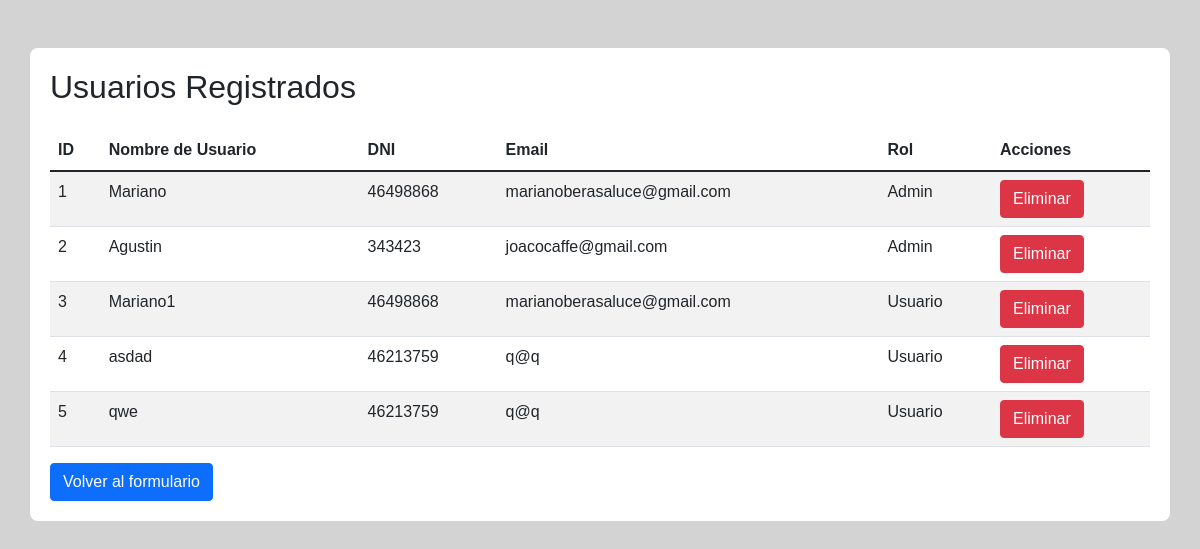
The page /usuarios on the database as committed earlier.
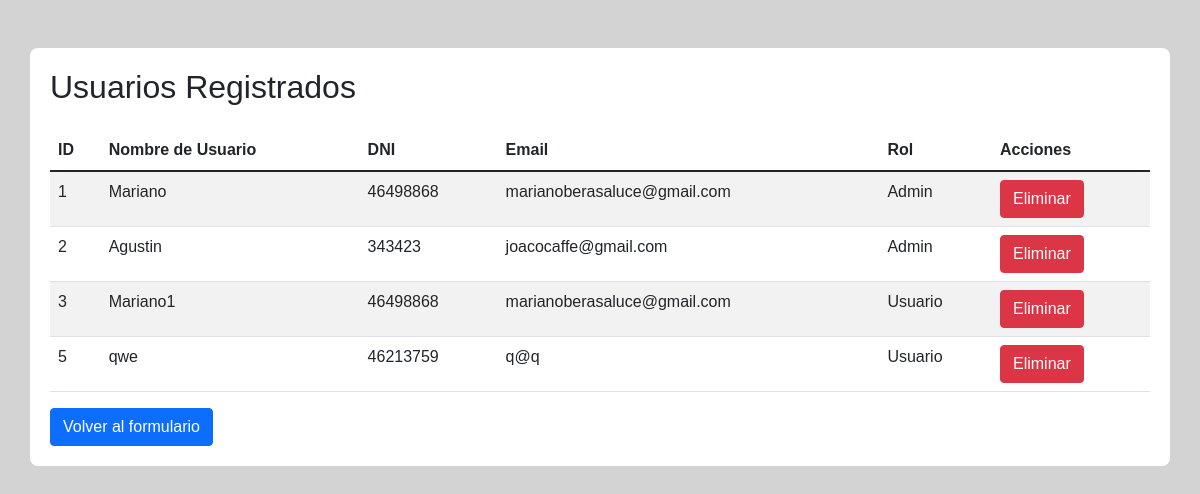
The same page on the database as committed later.
### tables this page shows
CREATE TABLE UsuariosFT (
                id INTEGER PRIMARY KEY AUTOINCREMENT,
                username TEXT NOT NULL,
                dni TEXT NOT NULL,
                email TEXT NOT NULL,
                password TEXT NOT NULL,
                is_admin INTEGER DEFAULT 0 
            );

### app.py (the view)
@app.route('/usuarios')
def usuarios():
    with sqlite3.connect('UsuariosFT.db') as conn:
        cursor = conn.cursor()
        cursor.execute('SELECT id, username, dni, email, is_admin FROM UsuariosFT')
        usuarios = cursor.fetchall()
    return render_template('usuarios.html', usuarios=usuarios)

### templates/usuarios.html (shortened to what this page needs)
<!DOCTYPE html>
<html lang="es">
  <head>
    <link
      href="https://cdn.jsdelivr.net/npm/bootstrap@5.1.3/dist/css/bootstrap.min.css"
      rel="stylesheet"
    />
    <link
      rel="stylesheet"
      type="text/css"
      href="{{ url_for('static', filename='css/style.css') }}"
    />
  </head>
  <body>
    <div
      class="container mt-5"
      style="background-color: white; padding: 20px; border-radius: 8px"
    >
      <h2 class="mb-4">Usuarios Registrados</h2>
      <table class="table table-striped">
        <thead>
          <tr>
            <th>ID</th>
            <th>Nombre de Usuario</th>
            <th>DNI</th>
            <th>Email</th>
            <th>Rol</th>
            <th>Acciones</th>
          </tr>
        </thead>
        <tbody>
          {% for usuario in usuarios %}
          <tr>
            <td>{{ usuario[0] }}</td>
            <td>{{ usuario[1] }}</td>
            <td>{{ usuario[2] }}</td>
            <td>{{ usuario[3] }}</td>
            <td>
              {% if usuario[4] == 1 %} Admin {% else %} Usuario {% endif %}
            </td>
            <td>
              <form
                action="{{ url_for('eliminar_usuario') }}"
                method="POST"
                style="display: inline"
              >
                <button type="submit" class="btn btn-danger">Eliminar</button>
              </form>
            </td>
          </tr>
          {% endfor %}
        </tbody>
      </table>
      <a href="/" class="btn btn-primary">Volver al formulario</a>
    </div>
  </body>
</html>

Rows that differ between the two databases and show on the page:
removed UsuariosFT: id "4", username "asdad", dni "46213759", email "q@q", is_admin "Usuario"
